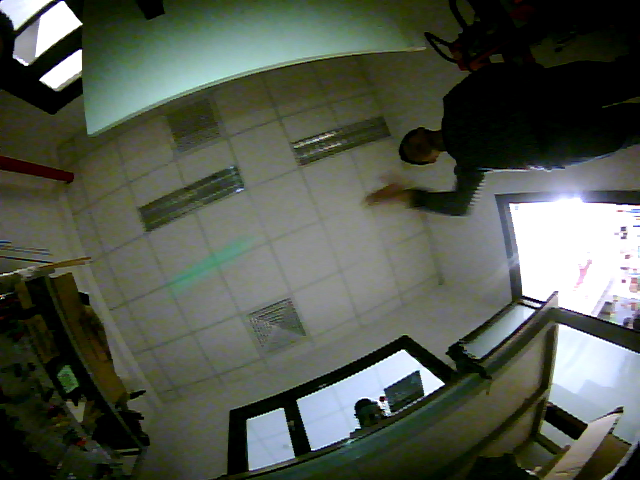
#> input picture ForPresentation/34.png, 640 x 480 px
$ python colorget.py   (Python 2 division)   (older library calls are emulated)
#> lines starting #> are read from the running program, lines starting #| are printed output that depends on the picture; after the words box and inside, x2 and y2 are one past the last pixel; in counts of white or black regions, pixels touching at a corner belong together
# -*- coding: UTF-8 -*-
import cv2
import numpy as np
import sys

#mtx = np.load('mtx.npy')
#dist = np.load('dist.npy')
color = [0, 0]
count = 0
if (len(sys.argv) < 2):
    flag = 'HSV'
else:
    if sys.argv[1] == 'HSV':
        flag = 'HSV'
    else:
        flag = 'RGB'

def color_point(event,x,y,flags,param):
    #local variable as default, so we should add the global tag
    global flag
    global frame
    global color
    global count
    color = [x,y]
    # 图片坐标是反的, 但是作图则是正的！
    print flag ,color, frame_cvt[y,x,:], count

cv2.namedWindow('image')
cv2.setMouseCallback('image',color_point)

while(True):
    frame = cv2.imread("34.png")
#> frame is the input picture: shape (480, 640, 3); mean B, G, R 77.6, 88.6, 82.5
    frame_cvt = cv2.cvtColor(frame, cv2.COLOR_BGR2HSV)
#> frame_cvt: shape (480, 640, 3); mean H, S, V 45.2, 82.1, 91.3
    # resize的坐标是正的
    mask = cv2.inRange(frame_cvt, np.array([60, 80, 120]), np.array([100, 125, 150]))
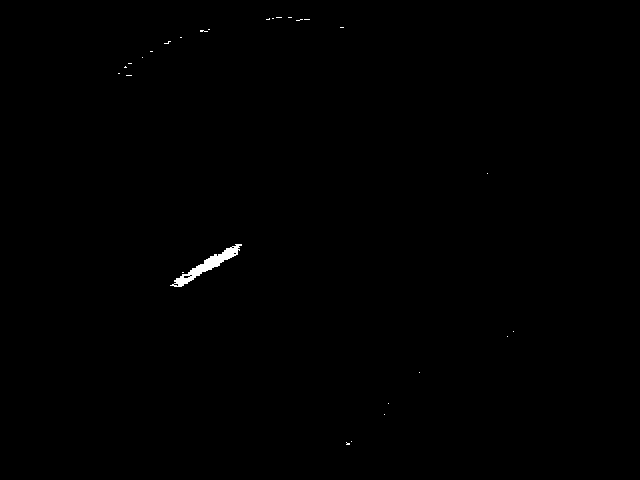
#> mask: shape (480, 640); 0.25% white; 27 white regions (26 under 20 px), largest, box (x1, y1, x2, y2) and area: (170, 244, 242, 287) 686
    mask = cv2.morphologyEx(mask, cv2.MORPH_OPEN, np.ones((5, 5), np.uint8))
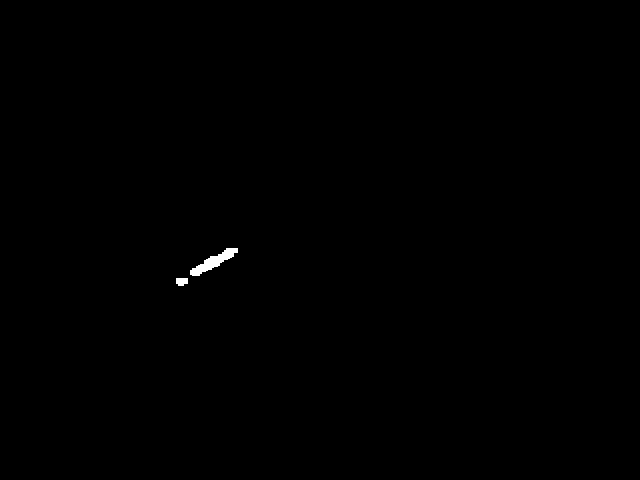
#> mask: shape (480, 640); 0.18% white; 2 white regions
    mask_origin = mask
    #轮廓查找
    a, contours, c = cv2.findContours(mask, cv2.RETR_TREE,cv2.CHAIN_APPROX_SIMPLE)
#> contours = 2 contours; box (x1, y1, x2, y2) and area: (190, 248, 238, 276) 412, (176, 278, 188, 286) 66; c = [[1, -1, -1, -1], [-1, 0, -1, -1]]
    cnt = contours[1]
#> cnt = contour of 72 points, box (x1, y1, x2, y2) (190, 248, 238, 276), area 412
    #print len(contours)
    #if cv2.isContourConvex(cnt):
    x,y,w,h = cv2.boxPoints(cv2.minAreaRect(cnt))
#> x = [192.2, 278.4]; y = [186.8, 267.6]; w = [234.8, 243.6]; h = [240.2, 254.4]
    #x,y,w,h = cv2.boundingRect(cnt)
    #mask = cv2.rectangle(mask,(tuple)(x),(tuple)(y),(255,255,255),2)
    #print x,y,w,h
    cv2.line(mask, (tuple)(x),(tuple)(y),(255,255,255),2)
#> mask: shape (480, 640); 0.19% white; 2 white regions, box (x1, y1, x2, y2) and area: (185, 248, 238, 280) 506, (176, 278, 188, 286) 84
    cv2.line(mask, (tuple)(y),(tuple)(w),(255,255,255),2)
#> mask: shape (480, 640); 0.23% white; 2 white regions, box (x1, y1, x2, y2) and area: (185, 242, 238, 280) 624, (176, 278, 188, 286) 84
    cv2.line(mask, (tuple)(w),(tuple)(h),(255,255,255),2)
#> mask: shape (480, 640); 0.24% white; 2 white regions, box (x1, y1, x2, y2) and area: (185, 242, 242, 280) 649, (176, 278, 188, 286) 84
    cv2.line(mask, (tuple)(h),(tuple)(x),(255,255,255),2)

    rows, cols = mask.shape[:2]
#> rows = 480; cols = 640
    [vx,vy,x,y] = cv2.fitLine(cnt, cv2.DIST_L2,0,0.01,0.01)
#> vx = [0.896]; vy = [-0.445]; x = [212.5]; y = [262]
    lefty = int((-x*vy/vx) + y)
#> lefty = 367
    righty = int(((cols-x)*vy/vx)+y)
#> righty = 49
    mask = cv2.line(mask,(cols-1,righty),(0,lefty),(255,255,255),2)
    cv2.putText(mask, (str)(np.arctan((lefty-righty)/(1-cols))/3.1415926*180), (400,300), cv2.FONT_HERSHEY_SIMPLEX, 0.5,(255,255,255))
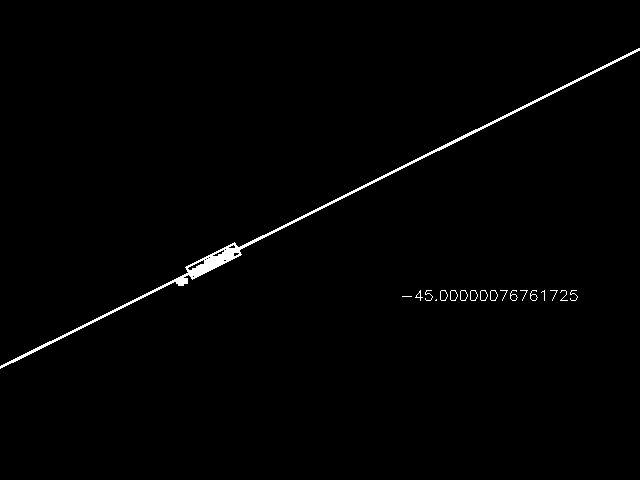
#> mask: shape (480, 640); 0.99% white; 19 white regions (6 under 20 px), largest, box (x1, y1, x2, y2) and area: (0, 48, 640, 369) 2625, (510, 290, 518, 301) 29, (530, 290, 538, 301) 29

    # [13 lines of commented-out code are left out]
    cv2.circle(frame, (color[0], color[1]), 10, (255, 0, 0), 0)
#> frame: shape (480, 640, 3); under 0.01% of pixels changed, all inside (x1, y1, x2, y2) = (0, 0, 11, 11)
    cv2.putText(frame,flag + (str)(color) + (str)(frame_cvt[color[1], color[0], :]),(color[0], color[1]), cv2.FONT_HERSHEY_SIMPLEX, 0.5 ,(255, 0, 0))
#> frame: shape (480, 640, 3); mean B, G, R 77.6, 88.6, 82.5
    cv2.imshow('image', frame)
    cv2.imshow('mask', mask)
    cv2.imshow('mask_origin', mask_origin)
    cv2.waitKey(0)
